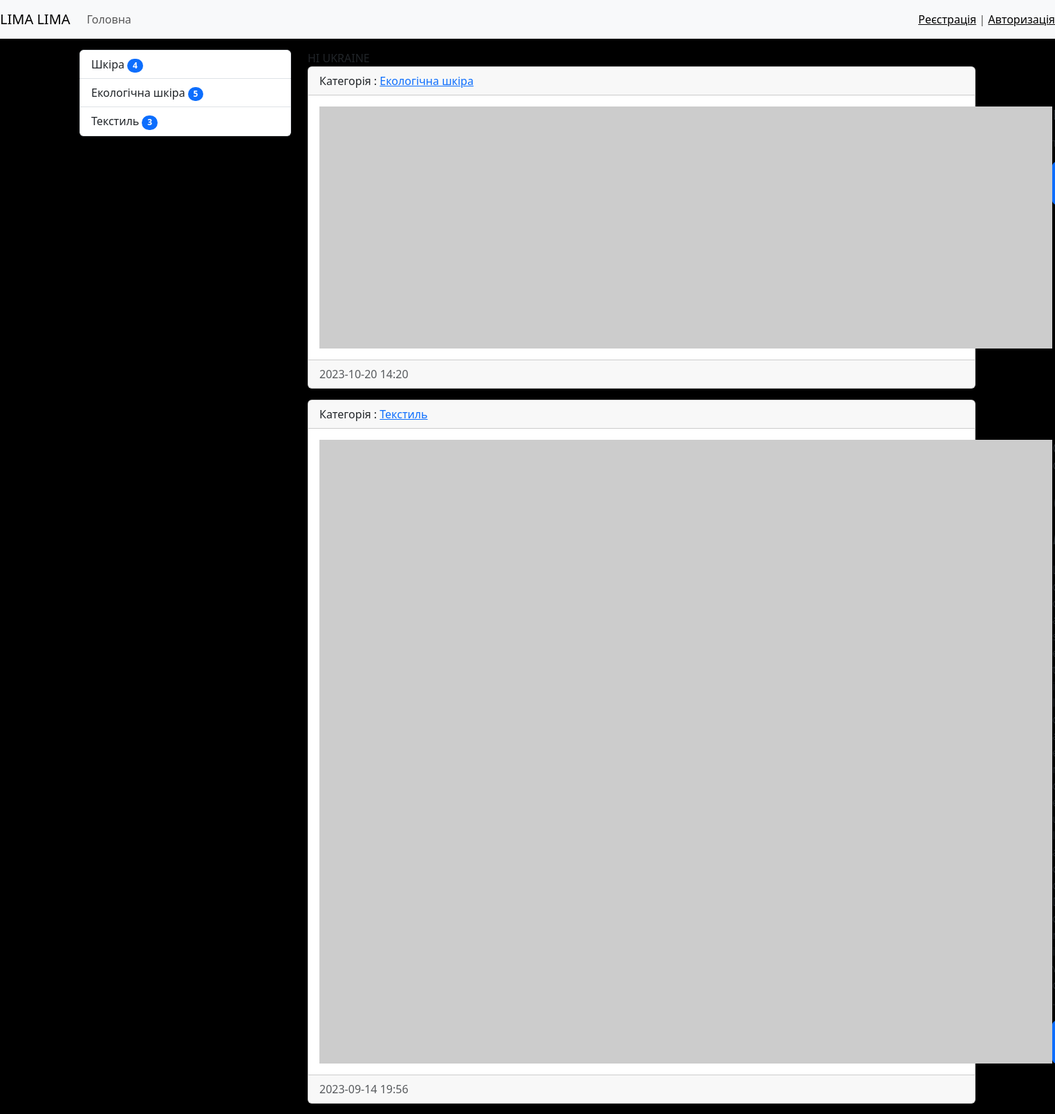
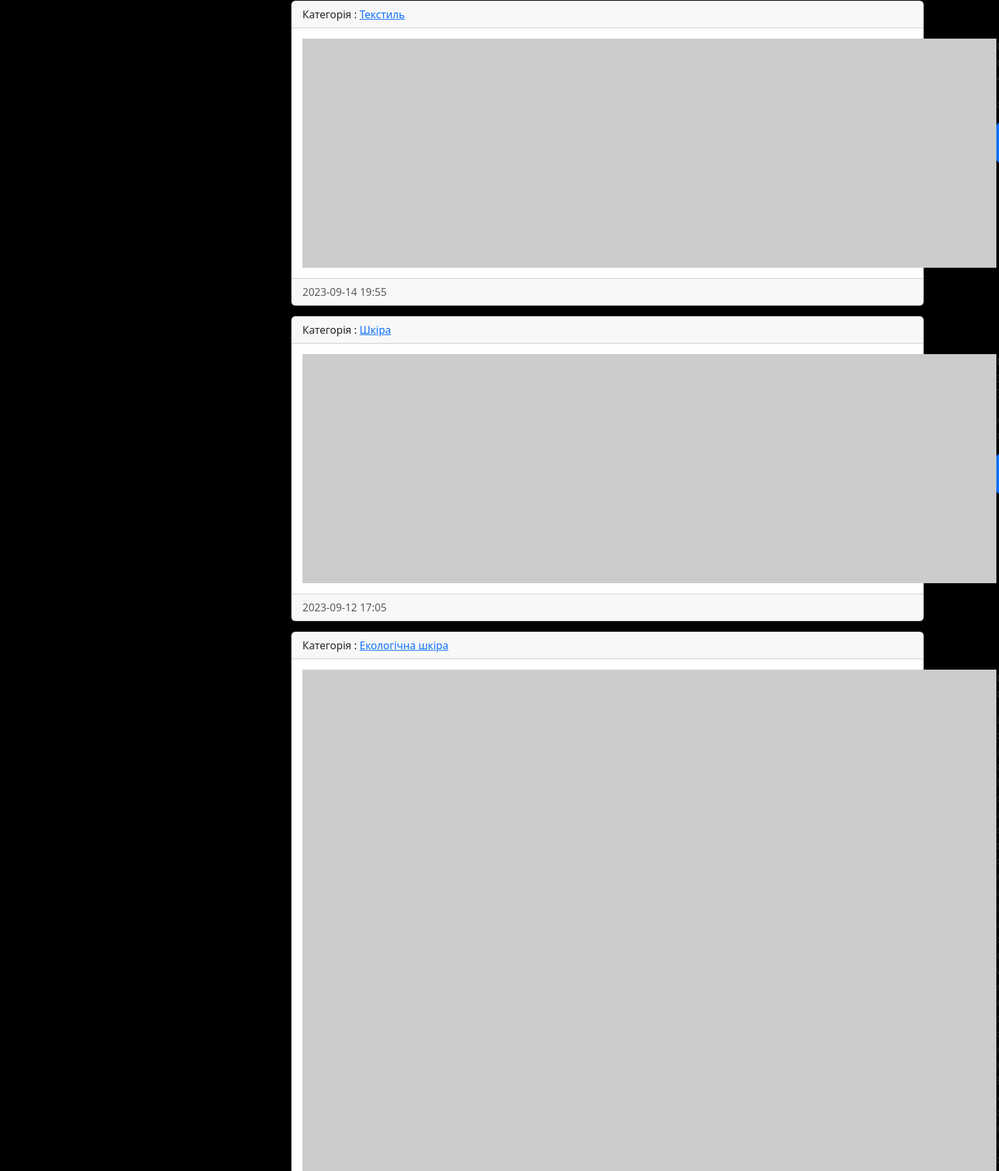
The page / (upper part) on the database its author committed (2 pictures, top to bottom).
### bags/models.py (models this page shows, shortened)
class Category(models.Model):
    title = models.CharField(max_length=150, db_index=True, verbose_name='Назва категорії')
    def get_absolute_url(self):
        return reverse('category', kwargs={'category_id': self.pk})
    def __str__(self):
        return self.title
    class Meta:
        verbose_name = 'Категорія'
        verbose_name_plural = 'Категорії'
        ordering = ['title']

class Bags(models.Model):
    title = models.CharField(max_length=150, verbose_name='Бренд')
    description = models.TextField(blank=True, verbose_name='Опис')
    added_at = models.DateTimeField(auto_now_add=True, verbose_name='Дата додавання')
    updated_at = models.DateTimeField(auto_now=True, verbose_name='Дата оновлення')
    photo = models.ImageField(upload_to='photos/%Y/%m/%d/', verbose_name='Фото', blank=True)
    is_published = models.BooleanField(default=True, verbose_name='Статус публікації')
    category = models.ForeignKey('Category', on_delete=models.PROTECT, null=True, verbose_name='Категорія',)
    views=models.IntegerField(default=0)
    def get_absolute_url(self):
        return reverse('view_bag', kwargs={'pk': self.pk})
    class Meta:
        verbose_name = 'Сумочка'
        verbose_name_plural = 'Сумочки'
        ordering = ['-added_at']

### bags/views.py (the view)
# urls.py: path('', HomeBags.as_view(), name='home'),
class HomeBags(MyMixin, ListView):
    model = Bags
    template_name = 'bags/home_bags_list.html'  # якщо не вказати створить дефолтний шаблон
    context_object_name = 'bags'  # це просто назва для обджектліст
    mixin_prop = 'hi Ukraine'
    paginate_by = 5
    def get_context_data(self, *, object_list=None, **kwargs):  # objectlist можна видлити
        context = super().get_context_data(**kwargs)
        context['title'] = self.get_upper('lima lima')
        context['mixin_prop'] = self.get_prop()
        return context
    def get_queryset(self):
        return Bags.objects.filter(is_published=True).select_related(
            'category')  # !!! лише з галочкою статус публікації(where в sql)

### bags/templatetags/bags_tags.py (called while the page is built)
@register.inclusion_tag('bags/list_categories.html')
def show_categories():
    categories = Category.objects.annotate(cnt=Count('bags',filter= F('bags__is_published'))).filter(cnt__gt=0)
    return {'categories': categories}

### bags/utils.py (called while the page is built)
    def get_prop(self):
        return self.mixin_prop.upper()

    def get_upper(self, some_string: str):
        if isinstance(some_string, str):
            return some_string.upper()
        else:
            return some_string.title.upper()

### bags/templates/bags/home_bags_list.html (shortened to what this page needs)
{% extends 'base.html' %}
{% block sidebar %}
    {% include 'inc/_sidebar.html' %}
{% endblock %}
{% block content %}
    {{ mixin_prop }}
    {% for item in bags %}
    <div class="card mb-3">
        <div class="card-header">
            Категорія : <a href="{{item.category.get_absolute_url}}">{{ item.category }}</a>
        </div>
        <div class="card-body">
            <div class="media">
                {% if item.photo %}
                <img src="{{ item.photo.url }}" alt="" width="350" class="mr-3">
                {% else %}
                <img src="https://picsum.photos/id/1060/350/300/?blur=2" class="mr-3">
                {% endif %}
                <div class="media-body">
                    <h5 class="card-title">{{ item.title }}</h5>
                    <p class="card-text">{{ item.description | safe | linebreaks | truncatewords:50}}</p>
                    <a href="{{item.get_absolute_url}}" class="btn btn-primary">Read more...</a>
                </div>
            </div>
        </div>
        <div class="card-footer text-muted">
            {{ item.added_at|date:"Y-m-d H:i" }}
        </div>
    </div>
    {% endfor %}
{% endblock %}

### bags/templates/bags/list_categories.html
<div class="list-group">
    {% for item in categories %}
    <a href="{{item.get_absolute_url}}" class="list-group-item list-group-item-action">
        {{ item.title }} <span class="badge bg-primary rounded-pill">{{ item.cnt }}</span>
    </a>
    {% endfor %}
</div>

### mysite/static/css/style.css (style rules this page uses)
body { background-color: #000000; }
.media { display: flex; }

### rows shown on the page
Category: title "Шкіра", cnt "4"
Category: title "Екологічна шкіра", cnt "5"
Category: title "Текстиль", cnt "3"
Bags: category "Екологічна шкіра", added_at "2023-10-20 14:20"
Bags: category "Текстиль", added_at "2023-09-14 19:56"
Bags: category "Текстиль", added_at "2023-09-14 19:55"
Bags: category "Шкіра", added_at "2023-09-12 17:05"
Bags: category "Екологічна шкіра"

### other values the page prints
{{ mixin_prop }} "HI UKRAINE"
